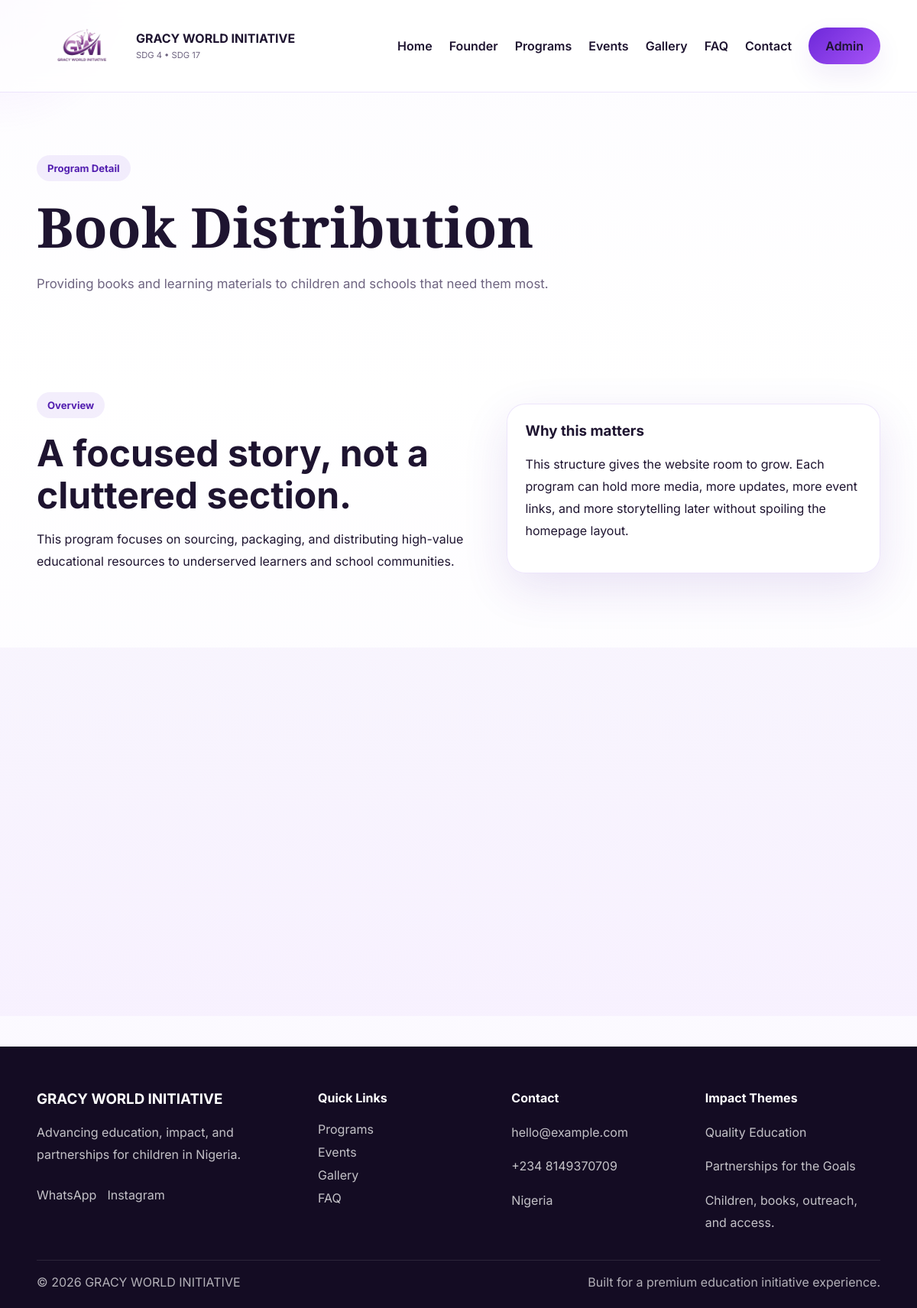
/programs/book-distribution, run on the app's committed database.
### tables this page shows
CREATE TABLE site_settings (
            id INTEGER PRIMARY KEY CHECK (id = 1),
            site_name TEXT,
            tagline TEXT,
            whatsapp_url TEXT,
            instagram_url TEXT,
            contact_email TEXT,
            contact_phone TEXT,
            founder_name TEXT,
            founder_role TEXT,
            founder_bio TEXT,
            founder_quote TEXT
        );

CREATE TABLE programs (
            id INTEGER PRIMARY KEY AUTOINCREMENT,
            title TEXT NOT NULL,
            slug TEXT NOT NULL UNIQUE,
            summary TEXT,
            description TEXT,
            icon_label TEXT,
            created_at TEXT NOT NULL,
            updated_at TEXT NOT NULL
        );

### app.py (the view)
@app.route('/programs/<slug>')
def program_detail_page(slug):
    conn = get_db_connection()
    program = conn.execute('SELECT * FROM programs WHERE slug = ?', (slug,)).fetchone()
    if program is None:
        conn.close()
        abort(404)
    related_events = conn.execute(
        '''
        SELECT e.*, (
            SELECT filename FROM event_media m WHERE m.event_id = e.id ORDER BY sort_order ASC, id ASC LIMIT 1
        ) AS cover_media,
        (
            SELECT media_type FROM event_media m WHERE m.event_id = e.id ORDER BY sort_order ASC, id ASC LIMIT 1
        ) AS cover_media_type
        FROM events e
        WHERE category = ?
        ORDER BY id DESC
        LIMIT 6
        ''',
        (program['title'],),
    ).fetchall()
    conn.close()
    return render_template('program_detail.html', program=program, related_events=related_events)

### app.py (called while the page is built)
def get_db_connection():
    conn = sqlite3.connect(DATABASE)
    conn.row_factory = sqlite3.Row
    return conn

@app.before_request
def ensure_db():
    init_db()

def fetch_settings():
    conn = get_db_connection()
    settings = conn.execute('SELECT * FROM site_settings WHERE id = 1').fetchone()
    conn.close()
    return settings

@app.context_processor
def inject_globals():
    return {'site_settings': fetch_settings(), 'current_year': datetime.now().year}

### templates/program_detail.html (shortened to what this page needs)
{% extends 'base.html' %}  {% block content %}
<section class="page-hero compact-hero">
  <div class="container reveal">
    <span class="eyebrow">Program Detail</span>
    <h1>{{ program.title }}</h1>
    <p>{{ program.summary }}</p>
  </div>
</section>
<section class="section section-split">
  <div class="container split-layout">
    <div class="reveal">
      <span class="section-label">Overview</span>
      <h2>A focused story, not a cluttered section.</h2>
      <p>{{ program.description }}</p>
    </div>
    <div class="story-card reveal delay-1">
      <h3>Why this matters</h3>
      <p>
        This structure gives the website room to grow. Each program can hold
        more media, more updates, more event links, and more storytelling later
        without spoiling the homepage layout.
      </p>
    </div>
  </div>
</section>
<section class="section tinted-section">
  <div class="container">
    <div class="card-grid three-grid">
    </div>
  </div>
</section>
{% endblock %}

### templates/base.html (shortened to what this page needs)
<!doctype html>
<html lang="en">
  <head>
    <link
      rel="stylesheet"
      href="{{ url_for('static', filename='css/main.css') }}"
    />
  </head>
  <body>
    <header class="site-header">
      <div class="container header-inner">
        <a href="{{ url_for('home') }}" class="brand-mark">
          <img
            src="../static/images/WhatsApp_Image_2026-03-28_at_8.42.58_PM-removebg-preview.png"
            alt="Logo"
          />
          <div>
            <strong>{{ site_settings.site_name }}</strong>
            <small>SDG 4 • SDG 17</small>
          </div>
        </a>
        <nav class="site-nav" id="siteNav">
          <a href="{{ url_for('home') }}">Home</a>
          <a href="{{ url_for('founder_page') }}">Founder</a>
          <a href="{{ url_for('programs_page') }}">Programs</a>
          <a href="{{ url_for('events_page') }}">Events</a>
          <a href="{{ url_for('gallery_page') }}">Gallery</a>
          <a href="{{ url_for('faq_page') }}">FAQ</a>
          <a href="{{ url_for('contact_page') }}">Contact</a>
          <a href="{{ url_for('admin_login') }}" class="nav-cta">Admin</a>
        </nav>
      </div>
    </header>
    <main>{% block content %}{% endblock %}</main>
    <footer class="site-footer">
      <div class="container footer-grid">
        <div>
          <h3>{{ site_settings.site_name }}</h3>
          <p>{{ site_settings.tagline }}</p>
          <div class="footer-socials">
            <a
              href="{{ site_settings.whatsapp_url }}"
              target="_blank"
              rel="noopener"
              >WhatsApp</a
            >
            <a
              href="{{ site_settings.instagram_url }}"
              target="_blank"
              rel="noopener"
              >Instagram</a
            >
          </div>
        </div>
        <div>
          <h4>Quick Links</h4>
          <a href="{{ url_for('programs_page') }}">Programs</a>
          <a href="{{ url_for('events_page') }}">Events</a>
          <a href="{{ url_for('gallery_page') }}">Gallery</a>
          <a href="{{ url_for('faq_page') }}">FAQ</a>
        </div>
        <div>
          <h4>Contact</h4>
          <p>{{ site_settings.contact_email }}</p>
          <p>{{ site_settings.contact_phone }}</p>
          <p>Nigeria</p>
        </div>
        <div>
          <h4>Impact Themes</h4>
          <p>Quality Education</p>
          <p>Partnerships for the Goals</p>
          <p>Children, books, outreach, and access.</p>
        </div>
      </div>
      <div class="container footer-base">
        <span>© {{ current_year }} {{ site_settings.site_name }}</span>
        <span>Built for a premium education initiative experience.</span>
      </div>
    </footer>
  </body>
</html>

### static/css/main.css (style rules this page uses)
:root { --bg: #fbf9ff; --surface: #ffffff; --surface-2: #f4ecff; --text: #1e1430; --muted: #6e6480; --primary: #6d28d9; --primary-dark: #531fb0; --accent: #a855f7; --border: rgba(109, 40, 217, 0.12); --shadow: 0 20px 60px rgba(82, 31, 176, 0.12); --shadow-soft: 0 14px 34px rgba(82, 31, 176, 0.08); --radius: 24px; --radius-sm: 16px; --container: 1180px; }
* { box-sizing: border-box; }
html { scroll-behavior: smooth; }
body { margin: 0; font-family: "Inter", sans-serif; background: linear-gradient(180deg, #fdfcff 0%, #ffffff 30%, #faf7ff 100%); color: var(--text); }
img, video { max-width: 100%; display: block; }
a { color: inherit; text-decoration: none; }
p { line-height: 1.8; }
h1, h2, h3, h4 { line-height: 1.15; margin-top: 0; }
.container { width: min(92%, var(--container)); margin: 0 auto; }
.site-header { position: sticky; top: 0; z-index: 50; background: rgba(255, 255, 255, 0.82); backdrop-filter: blur(14px); border-bottom: 1px solid var(--border); }
.header-inner { min-height: 82px; display: flex; align-items: center; justify-content: space-between; gap: 20px; }
.brand-mark { display: flex; align-items: center; gap: 14px; }
.brand-mark strong { display: block; font-size: 1rem; }
.brand-mark small { color: var(--muted); font-size: 0.82rem; }
.brand-mark { display: flex; align-items: center; gap: 10px; }
.brand-mark img { height: 120px; width: auto; object-fit: contain; }
.brand-mark small { font-size: 0.7rem; color: #777; }
.site-nav { display: flex; align-items: center; gap: 22px; }
.site-nav a { font-weight: 600; color: var(--text); }
.nav-cta, .btn { display: inline-flex; align-items: center; justify-content: center; border-radius: 999px; padding: 14px 22px; font-weight: 700; transition: transform 0.28s ease, background 0.28s ease, color 0.28s ease, box-shadow 0.28s ease; }
.nav-cta, .btn-primary { background: linear-gradient(135deg, var(--primary), var(--accent)); color: white; box-shadow: var(--shadow-soft); }
.hero-layout, .split-layout { position: relative; z-index: 1; display: grid; grid-template-columns: 1.08fr 0.92fr; gap: 40px; align-items: center; }
.hero-copy h1, .page-hero h1 { font-family: "Playfair Display", serif; font-size: clamp(2.5rem, 6vw, 5rem); margin-bottom: 18px; }
.hero-copy p, .page-hero p { color: var(--muted); font-size: 1.05rem; max-width: 720px; }
.eyebrow, .section-label { display: inline-flex; padding: 9px 14px; border-radius: 999px; background: rgba(109, 40, 217, 0.08); color: var(--primary-dark); font-weight: 700; font-size: 0.82rem; margin-bottom: 18px; }
.hero-actions, .cta-actions, .footer-socials { display: flex; flex-wrap: wrap; gap: 14px; margin-top: 28px; }
.hero-metrics article, .story-card, .program-card, .event-card, .empty-panel, .timeline-card, .quote-panel, .contact-form, .contact-mini-card, .detail-item, .admin-stat-card, .admin-panel-block { background: rgba(255, 255, 255, 0.88); backdrop-filter: blur(10px); border: 1px solid var(--border); box-shadow: var(--shadow); border-radius: var(--radius); }
.hero-metrics span, .meta-line, .event-mini-meta, .brand-mark small, .field-hint { color: var(--muted); }
.section, .page-hero { padding: 82px 0; }
.page-hero.compact-hero { padding-bottom: 28px; }
.section-split, .tinted-section { position: relative; }
.tinted-section { background: linear-gradient( 180deg, rgba(109, 40, 217, 0.04), rgba(168, 85, 247, 0.05) ); }
.section-heading h2, .split-layout h2, .cta-box h2 { font-size: clamp(2rem, 4vw, 3rem); margin-bottom: 14px; }
.story-grid, .card-grid, .timeline-grid, .admin-stats-grid { display: grid; gap: 22px; }
.card-grid.three-grid, .admin-stats-grid { grid-template-columns: repeat(3, 1fr); }
.story-card, .program-card, .event-card, .timeline-card, .contact-mini-card, .admin-stat-card { padding: 24px; }
.site-footer { margin-top: 40px; background: #140c23; color: white; padding: 58px 0 24px; }
.footer-grid { display: grid; grid-template-columns: 1.2fr 0.8fr 0.8fr 0.8fr; gap: 24px; }
.footer-grid p, .footer-grid a { color: rgba(255, 255, 255, 0.75); display: block; margin-bottom: 10px; }
.footer-base { display: flex; justify-content: space-between; gap: 20px; margin-top: 24px; padding-top: 18px; border-top: 1px solid rgba(255, 255, 255, 0.1); color: rgba(255, 255, 255, 0.68); }
.reveal { opacity: 0; transform: translateY(30px); transition: all 0.8s ease; }
.reveal.active { opacity: 1; transform: translateY(0); }
.delay-1 { transition-delay: 0.15s; }

### data on the page
site_settings: site_name "GRACY WORLD INITIATIVE", tagline "Advancing education, impact, and partnerships for children in Nigeria.", contact_email "hello@example.com", contact_phone "+234 8149370709"
programs: title "Book Distribution", summary "Providing books and learning materials to children and schools that need them most.", description "This program focuses on sourcing, packaging, and distributing high-value educational resources to underserved learners and school communities."
